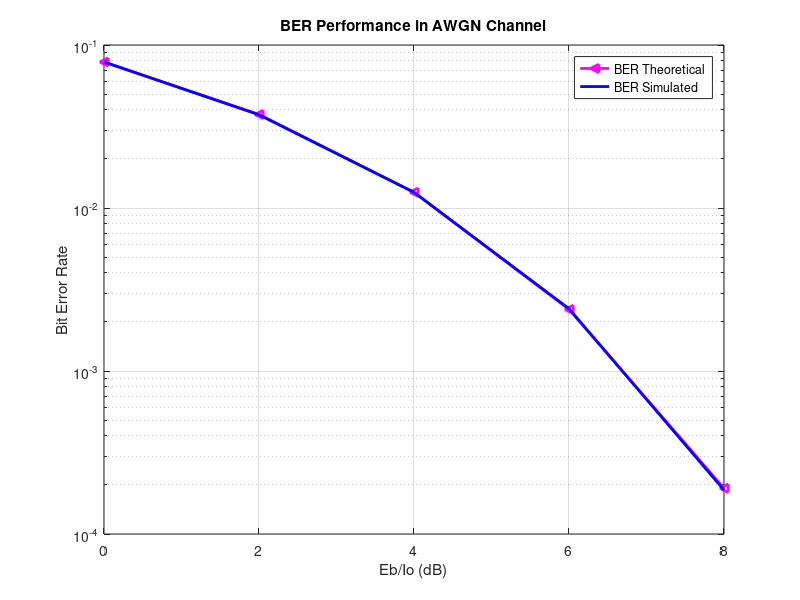

MATLAB code for this plot:
close all;clear all;clc;

numberbits = 10^5
number_simulation = 5;
SNRdB=0:2:8
SNR=10.^(SNRdB/10);

for i=1:length(SNR)
    BERsim = 0;
    count = 0;
    for j=1:number_simulation
        datatx = randi([0,1],1,numberbits);
        bpsk = 2*datatx-1;
        N = sqrt(0.5*1/SNR(i))*randn(1,numberbits);
        y = bpsk+N;
        datarx=real(y)>0;
        t= biterr (datatx,datarx);
        BERsim= BERsim+  t/numberbits;
        count=count+1;
    end
    BERsimavg (i)= BERsim/count;
    
end

BERth = 0.5 * erfc(sqrt(SNR));

semilogy (SNRdB, BERth,'m-<', 'linewidth' ,2.0);
hold on;grid on;
semilogy (SNRdB, BERsimavg,'b-','linewidth',2.0);
legend("BER Theoretical","BER Simulated");
xlabel('Eb/Io (dB)') 
ylabel('Bit Error Rate')
title('BER Performance in AWGN Channel');
